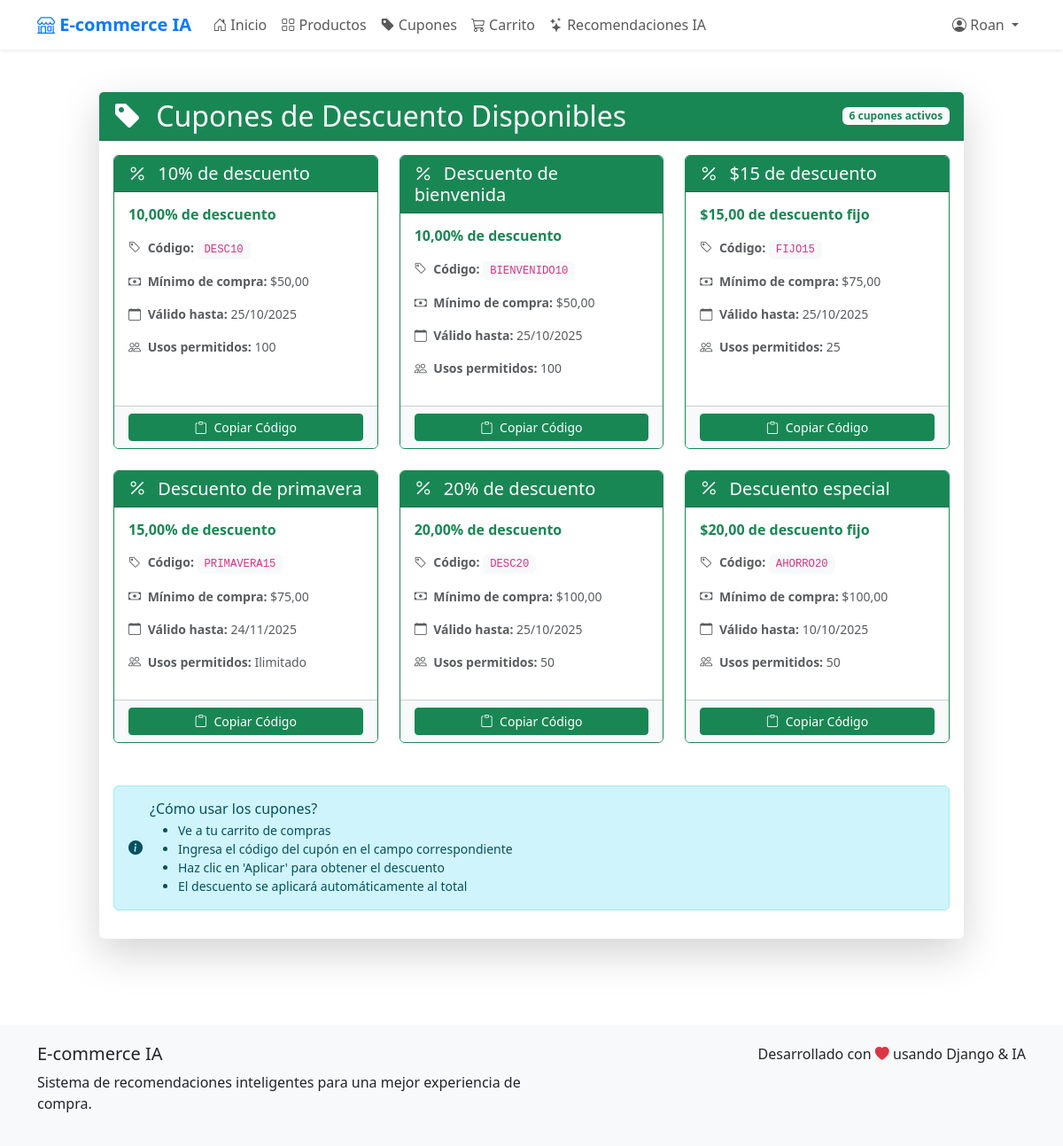
The page /cupones/ (signed in) on the database its author committed.
### tienda/models.py (models this page shows, shortened)
class Cupon(models.Model):
    TIPO_DESCUENTO = [
        ('porcentaje', 'Porcentaje'),
        ('monto_fijo', 'Monto Fijo'),
    ]
    codigo = models.CharField(max_length=20, unique=True, help_text="Código único del cupón")
    descripcion = models.CharField(max_length=200, help_text="Descripción del cupón")
    tipo_descuento = models.CharField(max_length=20, choices=TIPO_DESCUENTO, default='porcentaje')
    valor_descuento = models.DecimalField(max_digits=10, decimal_places=2, help_text="Valor del descuento")
    fecha_expiracion = models.DateTimeField(help_text="Fecha de expiración del cupón")
    usos_maximos = models.PositiveIntegerField(default=1, help_text="Número máximo de usos")
    usos_actuales = models.PositiveIntegerField(default=0, help_text="Número actual de usos")
    activo = models.BooleanField(default=True, help_text="Si el cupón está activo")
    minimo_compra = models.DecimalField(max_digits=10, decimal_places=2, default=0, help_text="Monto mínimo de compra requerido")
    class Meta:
        verbose_name = "Cupón"
        verbose_name_plural = "Cupones"

### tienda/views.py (the view)
# urls.py: path('cupones/', views.cupones_disponibles, name='cupones_disponibles'),
def cupones_disponibles(request):
    cupones = Cupon.objects.filter(activo=True, fecha_expiracion__gte=date.today()).order_by('minimo_compra')
    return render(request, 'tienda/cupones.html', {
        'cupones': cupones
    })

### tienda/context_processors.py (called while the page is built)
def carrito_context(request):
    if request.user.is_authenticated:
        try:
            carrito = Carrito.objects.get(usuario=request.user)
            return {
                'carrito_total_productos': carrito.total_productos,
                'carrito_total_precio': carrito.total_precio,
            }
        except Carrito.DoesNotExist:
            return {
                'carrito_total_productos': 0,
                'carrito_total_precio': 0,
            }
    return {
        'carrito_total_productos': 0,
        'carrito_total_precio': 0,
    }

### tienda/models.py (called while the page is built)
    @property
    def total_productos(self):
        return sum(item.cantidad for item in self.carritoproducto_set.all())

    @property
    def total_precio(self):
        return sum(item.subtotal for item in self.carritoproducto_set.all())

### tienda/templates/tienda/cupones.html (shortened to what this page needs)
{% extends 'tienda/base.html' %}
{% load i18n %}
{% block content %}
<div class="container-fluid py-5">
    <div class="row justify-content-center">
        <div class="col-12 col-lg-10">
            <div class="card shadow-lg border-0">
                <div class="card-header bg-success text-white">
                    <div class="d-flex justify-content-between align-items-center">
                        <h2 class="mb-0">
                            <i class="bi bi-tag-fill me-2"></i>
                            {% trans "Cupones de Descuento Disponibles" %}
                        </h2>
                        <span class="badge bg-light text-success">
                            {{ cupones|length }} {% trans "cupones activos" %}
                        </span>
                    </div>
                </div>
                <div class="card-body">
                    {% if cupones %}
                        <div class="row">
                            {% for cupon in cupones %}
                            <div class="col-md-6 col-lg-4 mb-4">
                                <div class="card h-100 border-success">
                                    <div class="card-header bg-success text-white">
                                        <h5 class="card-title mb-0">
                                            <i class="bi bi-percent me-2"></i>
                                            {{ cupon.descripcion }}
                                        </h5>
                                    </div>
                                    <div class="card-body">
                                        <div class="mb-3">
                                            <h6 class="text-success fw-bold">
                                                {% if cupon.tipo_descuento == 'porcentaje' %}
                                                    {{ cupon.valor_descuento }}% de descuento
                                                {% else %}
                                                    ${{ cupon.valor_descuento }} de descuento fijo
                                                {% endif %}
                                            </h6>
                                        </div>
                                        <div class="mb-3">
                                            <small class="text-muted d-block">
                                                <i class="bi bi-tag me-1"></i>
                                                <strong>Código:</strong> <code class="bg-light px-2 py-1 rounded">{{ cupon.codigo }}</code>
                                            </small>
                                        </div>
                                        <div class="mb-3">
                                            <small class="text-muted d-block">
                                                <i class="bi bi-cash me-1"></i>
                                                <strong>Mínimo de compra:</strong> ${{ cupon.minimo_compra }}
                                            </small>
                                        </div>
                                        <div class="mb-3">
                                            <small class="text-muted d-block">
                                                <i class="bi bi-calendar me-1"></i>
                                                <strong>Válido hasta:</strong> {{ cupon.fecha_expiracion|date:"d/m/Y" }}
                                            </small>
                                        </div>
                                        <div class="mb-3">
                                            <small class="text-muted d-block">
                                                <i class="bi bi-people me-1"></i>
                                                <strong>Usos permitidos:</strong>
                                                {% if cupon.usos_maximos == 0 %}
                                                    Ilimitado
                                                {% else %}
                                                    {{ cupon.usos_maximos }}
                                                {% endif %}
                                            </small>
                                        </div>
                                    </div>
                                    <div class="card-footer bg-light">
                                        <button class="btn btn-success btn-sm w-100"
                                                onclick="copiarCodigo('{{ cupon.codigo }}')">
                                            <i class="bi bi-clipboard me-1"></i>
                                            {% trans "Copiar Código" %}
                                        </button>
                                    </div>
                                </div>
                            </div>
                            {% endfor %}
                        </div>
                        <div class="alert alert-info mt-4" role="alert">
                            <div class="d-flex align-items-center">
                                <i class="bi bi-info-circle-fill me-2"></i>
                                <div>
                                    <h6 class="alert-heading mb-1">{% trans "¿Cómo usar los cupones?" %}</h6>
                                    <ul class="mb-0 small">
                                        <li>{% trans "Ve a tu carrito de compras" %}</li>
                                        <li>{% trans "Ingresa el código del cupón en el campo correspondiente" %}</li>
                                        <li>{% trans "Haz clic en 'Aplicar' para obtener el descuento" %}</li>
                                        <li>{% trans "El descuento se aplicará automáticamente al total" %}</li>
                                    </ul>
                                </div>
                            </div>
                        </div>
                    {% endif %}
                </div>
            </div>
        </div>
    </div>
</div>
{% endblock %}

### tienda/templates/tienda/base.html (shortened to what this page needs)
{% load i18n %}
<!DOCTYPE html>
<html lang="es">
<head>
    <link href="https://cdn.jsdelivr.net/npm/bootstrap@5.3.0/dist/css/bootstrap.min.css" rel="stylesheet">
    <link rel="stylesheet" href="https://cdn.jsdelivr.net/npm/bootstrap-icons@1.10.0/font/bootstrap-icons.css">
</head>
<body>
    <nav class="navbar navbar-expand-lg navbar-light bg-white shadow-sm">
        <div class="container">
            <a class="navbar-brand" href="{% url 'home' %}">
                <i class="bi bi-shop"></i> E-commerce IA
            </a>
            <div class="collapse navbar-collapse" id="navbarNav">
                <ul class="navbar-nav me-auto">
                    <li class="nav-item">
                        <a class="nav-link" href="{% url 'home' %}">
                            <i class="bi bi-house-door"></i> {% trans "Inicio" %}
                        </a>
                    </li>
                    {% if user.is_authenticated %}
                        <li class="nav-item">
                            <a class="nav-link" href="{% url 'productos' %}">
                                <i class="bi bi-grid"></i> {% trans "Productos" %}
                            </a>
                        </li>
                        <li class="nav-item">
                            <a class="nav-link" href="{% url 'cupones_disponibles' %}">
                                <i class="bi bi-tag-fill"></i> {% trans "Cupones" %}
                            </a>
                        </li>
                        <li class="nav-item">
                            <a class="nav-link" href="{% url 'ver_carrito' %}">
                                <i class="bi bi-cart3"></i> {% trans "Carrito" %}
                            </a>
                        </li>
                        <li class="nav-item">
                            <a class="nav-link" href="{% url 'recomendaciones' %}">
                                <i class="bi bi-stars"></i> {% trans "Recomendaciones IA" %}
                            </a>
                        </li>
                    {% endif %}
                </ul>
                <ul class="navbar-nav">
                    {% if user.is_authenticated %}
                        <li class="nav-item dropdown">
                            <a class="nav-link dropdown-toggle" href="#" id="userDropdown" role="button" data-bs-toggle="dropdown">
                                <i class="bi bi-person-circle"></i> {{ user.username }}
                            </a>
                        </li>
                    {% endif %}
                </ul>
            </div>
        </div>
    </nav>
    <main>
        {% block content %}{% endblock %}
    </main>
    <footer class="footer">
        <div class="container">
            <div class="row">
                <div class="col-md-6">
                    <h5>E-commerce IA</h5>
                    <p>{% trans "Sistema de recomendaciones inteligentes para una mejor experiencia de compra." %}</p>
                </div>
                <div class="col-md-6 text-md-end">
                    <p class="mb-0">{% trans "Desarrollado con" %} <i class="bi bi-heart-fill text-danger"></i> {% trans "usando Django & IA" %}</p>
                </div>
            </div>
        </div>
    </footer>
</body>
</html>

### tienda/templates/tienda/base.html (style rules this page uses)
.navbar-brand { font-weight: bold; color: #007bff !important; }
.footer { background-color: #f8f9fa; padding: 20px 0; margin-top: 50px; }

### rows shown on the page
Cupon: descripcion "10% de descuento", valor_descuento "10,00", codigo "DESC10", minimo_compra "50,00", fecha_expiracion "25/10/2025", usos_maximos "100"
Cupon: descripcion "Descuento de bienvenida", valor_descuento "10,00", codigo "BIENVENIDO10", minimo_compra "50,00", fecha_expiracion "25/10/2025", usos_maximos "100"
Cupon: descripcion "$15 de descuento", valor_descuento "15,00", codigo "FIJO15", minimo_compra "75,00", fecha_expiracion "25/10/2025", usos_maximos "25"
Cupon: descripcion "Descuento de primavera", valor_descuento "15,00", codigo "PRIMAVERA15", minimo_compra "75,00", fecha_expiracion "24/11/2025", usos_maximos "Ilimitado"
Cupon: descripcion "20% de descuento", valor_descuento "20,00", codigo "DESC20", minimo_compra "100,00", fecha_expiracion "25/10/2025", usos_maximos "50"
Cupon: descripcion "Descuento especial", valor_descuento "20,00", codigo "AHORRO20", minimo_compra "100,00", fecha_expiracion "10/10/2025", usos_maximos "50"

### other values the page prints
{{ user.username }} "Roan"
{{ cupones|length }} "6"
